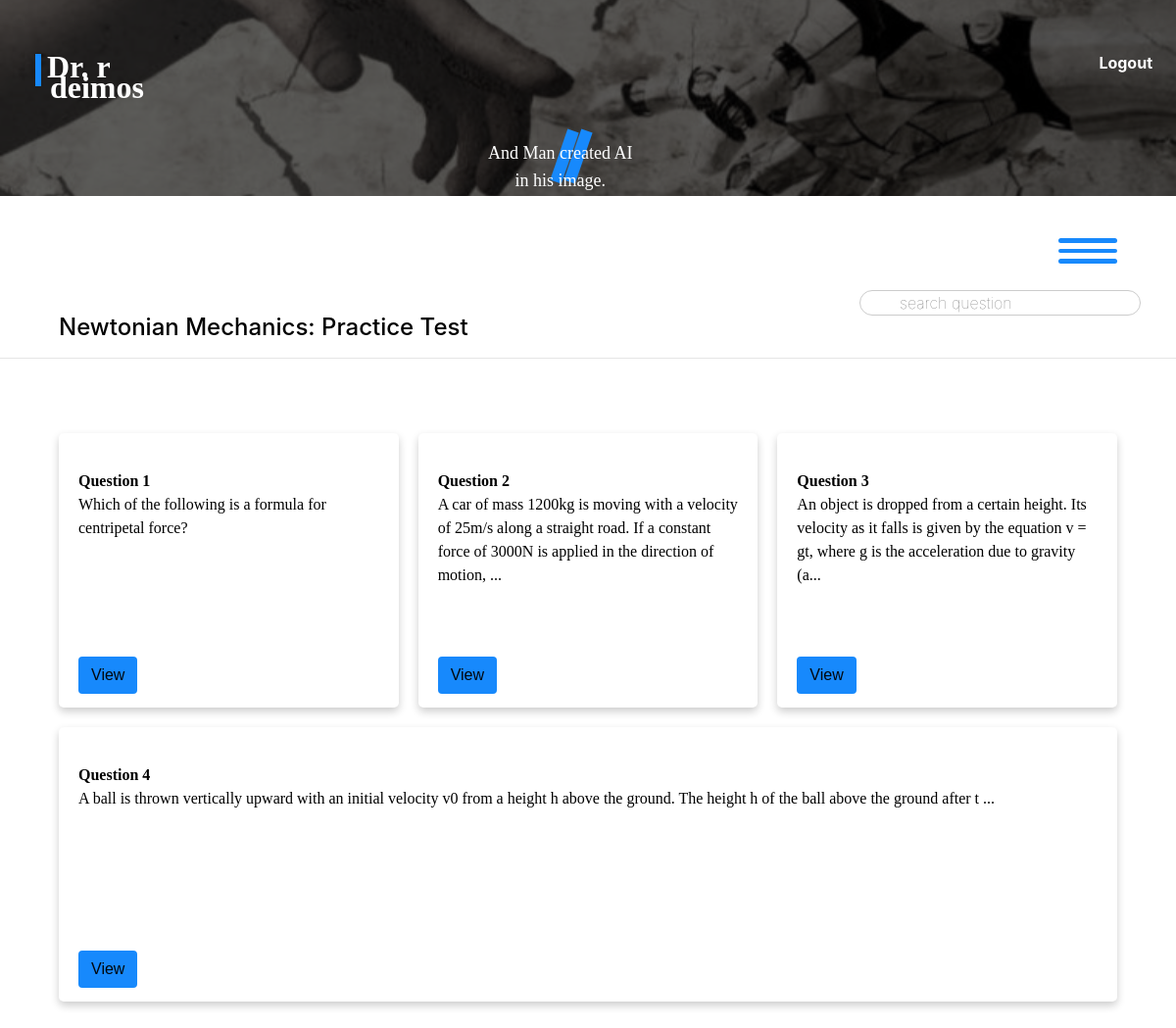
/deimos/courses/19/assignments/12 (signed in), run on the app's committed database.
### phobos/models.py (models this page shows, shortened)
class Assignment(models.Model):
    name = models.CharField(max_length=30)
    course = models.ForeignKey(Course, on_delete=models.CASCADE, related_name="assignments")
    timestamp = models.DateTimeField(auto_now_add=True)
    due_date = models.DateTimeField(blank=True, null=True)
    assigned_date = models.DateTimeField(blank=True, null=True)
    difficulty_level = models.CharField(
        max_length=10,
        choices=DifficultyChoices.choices,
        default=DifficultyChoices.MEDIUM,
    )
    category = models.CharField(max_length=25, choices=AssignmentChoices.choices,
                                 default = AssignmentChoices.HOMEWORK)

class Course(models.Model):
    name = models.CharField(max_length=100, blank=False, null=False)
    description = models.CharField(max_length=400, default="No description")
    subject = models.CharField(max_length=100,
                                choices=SubjectChoices.choices,
                                default=SubjectChoices.PHYSICS)
    number_of_students = models.IntegerField(blank=True, null=True)
    difficulty_level = models.CharField(
        max_length=10,
        choices=DifficultyChoices.choices,
        default=DifficultyChoices.MEDIUM,
    )
    professors = models.ManyToManyField('Professor', related_name='courses')
    topics = models.ManyToManyField('Topic', related_name='courses')
    timestamp = models.DateTimeField(auto_now_add=True)
    image = models.ImageField(upload_to='phobos/images/course_covers', blank=True, null=True)

class Question(models.Model):
    number = models.CharField(blank=False, null=False, max_length=5)
    text = models.TextField(max_length= 2000, null=False, blank=False)
    assignment = models.ForeignKey(Assignment, null=True, on_delete=models.CASCADE, \
                                   related_name="questions")
    category = models.CharField(max_length=50, null=True, blank=True)
    topic = models.ForeignKey(Topic, on_delete=models.SET_NULL, null=True, blank=True)
    sub_topic = models.ForeignKey(SubTopic, on_delete=models.SET_NULL, null=True, blank=True)
    num_points = models.IntegerField(default=10, validators=[MinValueValidator(0), MaxValueValidator(15)]) # Add lower and upper bound.
    parent_question = models.ForeignKey('self', on_delete=models.CASCADE, null=True, \
                                        blank=True, related_name='sub_questions')
    timestamp = models.DateTimeField(auto_now_add=True)
    difficulty_level = models.CharField(
        max_length=10,
        choices=DifficultyChoices.choices,
        default=DifficultyChoices.MEDIUM,
    )
    answer_type = models.CharField(
        max_length = 30,
        choices = QuestionChoices.choices,
        default = QuestionChoices.STRUCTURAL_TEXT
    )
    max_num_attempts = models.IntegerField(default=5)
    answer = models.CharField(max_length=1000, null=True, blank=True) # TODO: delete this attribute.
    deduct_per_attempt = models.FloatField(default=0.05, blank=True, null=True)
    margin_error = models.FloatField(default=0.03, blank=True, null=True)
    due_date = models.DateTimeField(null=True, blank=True)
    embedding = models.JSONField(null=True, blank=True)  # Field to store encoded representation for search

### deimos/views.py (the view)
@login_required(login_url='astros:login')
def assignment_management(request, assignment_id, course_id=None):
    student = get_object_or_404(Student, pk = request.user.pk)
    assignment = get_object_or_404(Assignment, pk = assignment_id)
    assignment_student, created = AssignmentStudent.objects.get_or_create(student = student, assignment=assignment)
    assignment_student.save()
    """
    is_assigned = AssignmentStudent.objects.filter(student=student, assignment=assignment).exists()
    if not is_assigned:
        return HttpResponseForbidden('You have not be assigned this assignment.')

    """
    questions = Question.objects.filter(assignment = assignment)
    context = {
        "questions": questions,
        "assignment": assignment
    }
    return render(request, "deimos/assignment_management.html", context)

### deimos/templates/deimos/assignment_management.html (shortened to what this page needs)
{% extends 'deimos/layout.html' %}
{% load static %}
{% block body%}
<form action="{% url 'deimos:search_question' %}" method="post" id="search-form">
    <div id="sf-container">
        <input  id="search-field" type="text" name="search_question" placeholder="search question"/>
    </div>
</form>
    <br/>
    <br/>
    <h4>{{assignment.course.name}}: {{assignment.name}}</h4><hr/>
    <ul class="courses course-list">
        {% for question in questions %}
            {% include 'deimos/question_display.html' with question=question assignment_id=assignment.id course_id=assignment.course.id%}
        {% endfor %}
    </ul>
{% endblock %}

### deimos/templates/deimos/layout.html (shortened to what this page needs)
{% load static %}
<!DOCTYPE html>
<html lang="en">
    <head>
        <link rel="stylesheet" href="{% static 'deimos/css/style.css' %}"/>
        <link rel="stylesheet" href="https://stackpath.bootstrapcdn.com/bootstrap/4.4.1/css/bootstrap.min.css"
>
    </head>
    <body class="body">
        <ul class="navbar-nav mr-auto">
            {% if user.is_authenticated %}
                <li class="nav-item logout-link">
                    <a id="logout-link" class="nav-link" href="{% url 'deimos:logout' %}">Logout</a>
                </li>
            {% endif %}
        </ul>
    <div class="glass-container">
        <div class="top-page-image">
        </div>
    </div>
    <div id="brand-section">
        <div id="orange-line"></div>
        <div id="brand-version-text">
            <div id="bvt1">Dr. r</div>
            <div id="bvt2">deimos</div>
        </div>
        <div id="double-orange-lines">
            <div class="dol"></div>
            <div class="dol"></div>
        </div>
        <div class="message">
            <span id="m1">And Man created AI</span> <br/>
            <span id="m2">in his image.</span>
        </div>
    </div>
    <div id="options">
        <div id="triple-orange-lines">
            <div class="tol"></div>
            <div class="tol"></div>
            <div class="tol"></div>
        </div>
    </div>
    {% block body %} {% endblock %}
    </body>
</html>

### deimos/templates/deimos/question_display.html (shortened to what this page needs)
<li class="question-li course-li" data-question-id="{{ question.id }}">
    <div class="course-section assigment-section">
        <div class="image-container">
        </div>
        <div class="c-text q-text">
            <span class="c-name"><strong>Question {{question.number}}</strong>
            <p class="c-description">{% if question.text|length > 147 %}
                {{ question.text|safe|slice:":147" }}...
            {% else %}
                {{ question.text|safe }}
            {% endif %}</p><br/>
        </div>
    </div>
    <div class="edit-section il">{% csrf_token %}
        <div><a href="{% url 'deimos:answer_question' assignment_id=assignment_id course_id=course_id question_id=question.id%}">
            <button class="btn edit-btn co" data-question-id="{{ question.id}}">View</button></div></a>
    </div>
</li>

### deimos/static/deimos/css/style.css (style rules this page uses)
body.body { background-color: white !important; color:black; padding:0%; }
.logout-link { position: absolute; right: 2%; top: 4%; z-index: 3; }
#logout-link { color: white; font-weight: bold; }
ul.courses { padding: 5%; }
form { width: 100%; }
div.glass-container { background-color: black; width: 100%; }
div.top-page-image { height: 40vh; width: 100%; min-width: 100%; background-image: url("../images/creation_of_adam_ai.jpeg"); background-repeat:no-repeat; background-size:cover; background-position: center; opacity: 0.37; filter: grayscale(87%); position: relative; }
#orange-line { position: absolute; top: 5%; left: 3%; width: 0.5%; height: 6%; background-color: rgba(23, 137, 252, 1); }
#brand-version-text { top:4%; left:4%; position: absolute; color: white; font-size:xx-large; font-weight: bolder; font-family: 'Nebula'; }
#bvt2 { transform: translate(3%, -57%); }
div.dol { position: absolute; top: 21%; left: 47.5%; width: 1%; height: 6%; transform: rotate(19deg); background-color: rgba(23, 137, 252, 1); z-index: 1; }
div.dol + div.dol { margin-left: 1.2%; }
div.message { position: absolute; top: 24%; left: 43%; font-size: x-large; font-weight:500; color: white; display: flex; justify-content: center; align-items: center; flex-direction: column; font-family: 'Aileron'; z-index: 2; }
#m2 { transform: translate(0, -90%); }
#triple-orange-lines { position:-webkit-sticky; position: sticky; margin-top: 5vh; margin-left: 93vw; display: flex; flex-direction: column; justify-content: center; align-items: center; width: 3vw; height: 4vh; background-color: rgba(255, 255, 255, 0.8); transition: width 0.2s; }
div.tol { margin:5%; width: 100%; height: 20%; border-radius: 20px; background-color: rgba(23, 137, 252, 1); }
#search-field { position: absolute; margin-top: 3vh !important; right: 3vw ; border-radius: 20px !important; border: 1px solid #ccc !important; padding-left: 40px !important; transition: box-shadow 0.3s ease, height 0.5s ease, width 0.5s ease !important; background-color: transparent !important; outline: none !important; font-weight: 100 !important; }
h4 { margin-left: 5%; }
li { list-style-type: none; }
.course-list { display: flex; flex-wrap: wrap; gap: 20px; }
.course-li { font-family:'Nebula', 'Times New Roman', Times, serif; flex: 1 0 calc(33.33% - 20px); height: 60vh; padding: 20px; border-radius: 5px; position:relative; background-color: white; box-shadow: 0 4px 8px rgba(0, 0, 0, 0.2); }
div.course-section { position: relative; height: 70%; }
div.image-container { position: absolute; top: 0; left: 0; height: 85%; width: 100%; overflow: hidden; }
div.c-text { position: absolute; top: 87%; height: 30%; }
.edit-section { bottom: 5%; position: absolute; }
.edit-btn { background-color: rgba(23, 137, 252, 1) !important; transition: background-color 0.2s !important; color: rgba(0,0,0,0.95) !important; font-weight:400 !important; font-family: 'Aileron', sans-serif; }
.question-li { height: 35vh; }
.q-text.c-text { top: 10%; }
@media screen and (max-width: 1200px) { div.top-page-image { height: 25vh; } }
@media screen and (max-width: 1200px) { #orange-line { height: 3%; } }
@media screen and (max-width: 1200px) { div.dol { top: 12%; height: 5%; } }
@media screen and (max-width: 1200px) { div.message { top: 13%; left:41.5%; font-size: large; font-weight: 300; } }
@media screen and (max-width: 1200px) { #m2 { transform: translate(0, -95%); } }
@media screen and (max-width: 1200px) { #triple-orange-lines { position:-webkit-sticky; position: sticky; width: 5vw; margin-left: 90vw; } }

### data on the page
Assignment: course.name "Newtonian Mechanics", name "Practice Test"
Question: number "1", text "Which of the following is a formula for centripetal force?"
Question: number "2", text "A car of mass 1200kg is moving with a velocity of 25m/s along a straight road. If a constant force of 3000N is applied in the direction of motion,"
Question: number "3", text "An object is dropped from a certain height. Its velocity as it falls is given by the equation v = gt, where g is the acceleration due to gravity (a"
Question: number "4", text "A ball is thrown vertically upward with an initial velocity v0 from a height h above the ground. The height h of the ball above the ground after t"
